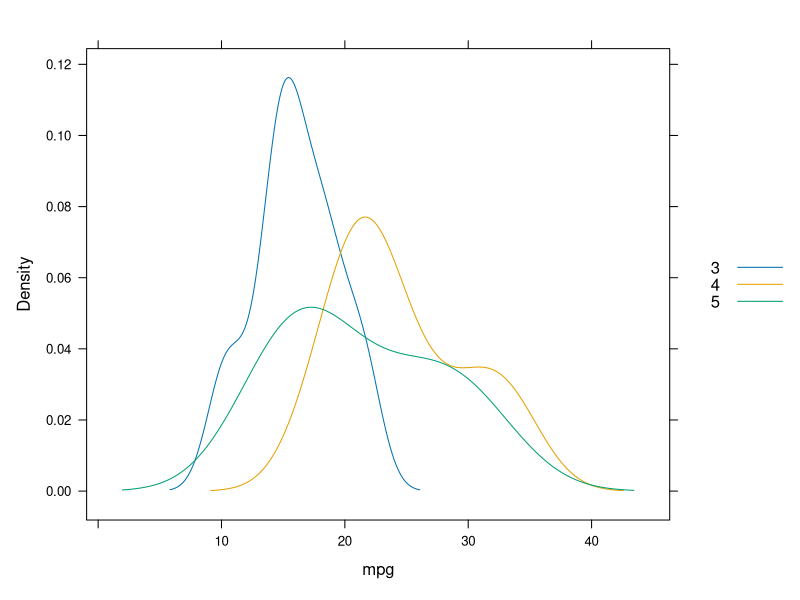

The R script that drew this image:
library(lattice)


input <- mtcars[,c('wt','mpg','hp','gear')]

densityplot(~ mpg,
            data = input,
            groups = gear,
            auto.key = TRUE,
            plot.points = FALSE)
